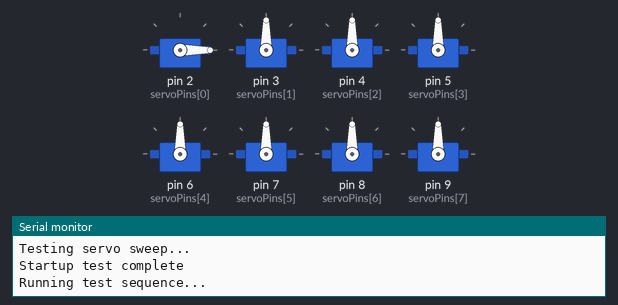
A sketch run on a simulated Arduino Uno, built with avr-gcc and run on an emulated ATmega328P. Shown: 8 × servo, the last lines printed to the serial monitor.

Above: at 2.85 s.
At 10.9 s:
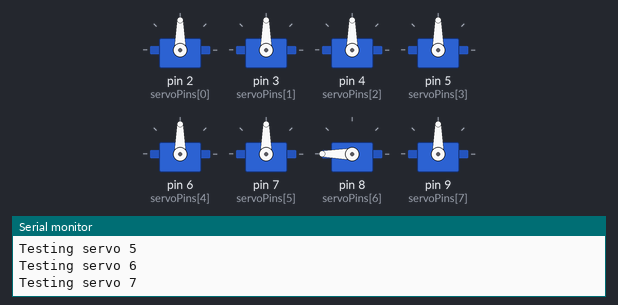
At 12.85 s:
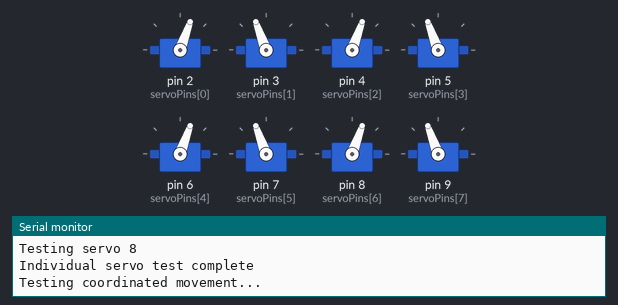
At 13.45 s:
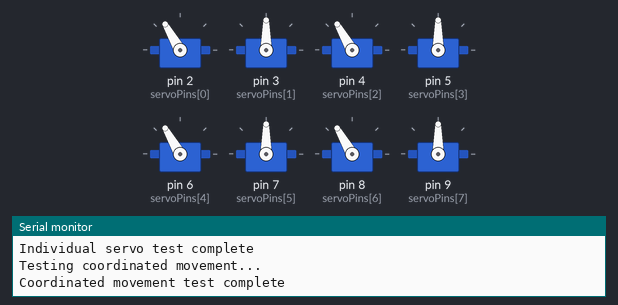
At 14.9 s:
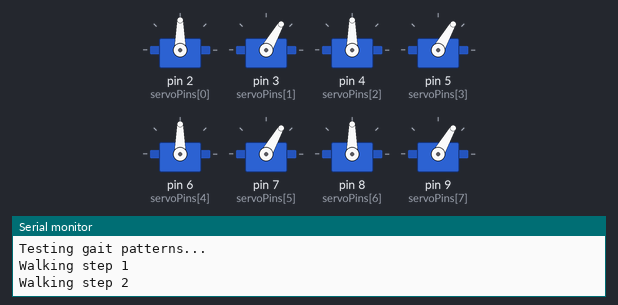
At 19.0 s:
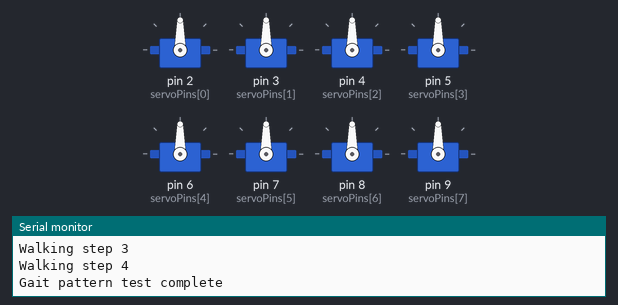
Timing chart, 0 to 21.4 s (numbered marks = the images above):
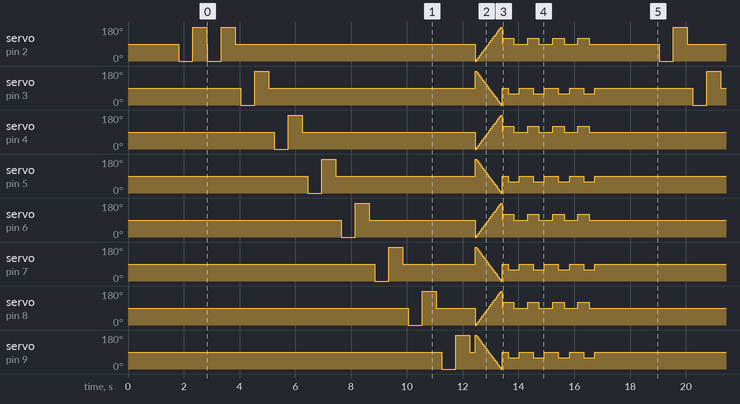

Measured:
- by itself, servo on pin 5 (servoPins[3]): moves between 0° and 180°, repeating every 16.2 s

The sketch:

spider_test.ino
```cpp
/*
 * Arduino Spider Robot Test Program
 *
 * This sketch tests the basic functionality of the spider robot
 * including servo movement, leg coordination, and gait patterns.
 *
 * Author: [Your Name]
 * Date: [Current Date]
 * Version: 1.0
 */

#include <Servo.h>

// Servo pin definitions
#define SERVO_COUNT 8
int servoPins[SERVO_COUNT] = {2, 3, 4, 5, 6, 7, 8, 9};

// Servo objects
Servo servos[SERVO_COUNT];

// Test parameters
#define TEST_DELAY 1000
#define SERVO_MIN 0
#define SERVO_MAX 180

void setup() {
  Serial.begin(9600);
  Serial.println("Spider Robot Test Program");
  Serial.println("==========================");

  // Initialize servos
  initializeServos();

  // Run startup test
  runStartupTest();
}

void loop() {
  // Main test loop
  Serial.println("Running test sequence...");

  // Test individual servos
  testIndividualServos();

  // Test coordinated movement
  testCoordinatedMovement();

  // Test gait patterns
  testGaitPatterns();

  delay(TEST_DELAY * 2);
}

void initializeServos() {
  Serial.println("Initializing servos...");

  for (int i = 0; i < SERVO_COUNT; i++) {
    servos[i].attach(servoPins[i]);
    servos[i].write(90); // Center position
    delay(100);
  }

  Serial.println("Servos initialized");
}

void runStartupTest() {
  Serial.println("Running startup test...");

  // Move all servos to center position
  for (int i = 0; i < SERVO_COUNT; i++) {
    servos[i].write(90);
  }

  delay(TEST_DELAY);

  // Test sweep on first servo
  Serial.println("Testing servo sweep...");
  servos[0].write(0);
  delay(500);
  servos[0].write(180);
  delay(500);
  servos[0].write(90);

  Serial.println("Startup test complete");
}

void testIndividualServos() {
  Serial.println("Testing individual servos...");

  for (int i = 0; i < SERVO_COUNT; i++) {
    Serial.print("Testing servo ");
    Serial.println(i + 1);

    // Test sweep
    servos[i].write(SERVO_MIN);
    delay(500);
    servos[i].write(SERVO_MAX);
    delay(500);
    servos[i].write(90);
    delay(200);
  }

  Serial.println("Individual servo test complete");
}

void testCoordinatedMovement() {
  Serial.println("Testing coordinated movement...");

  // Test alternating movement
  for (int pos = 0; pos <= 180; pos += 10) {
    for (int i = 0; i < SERVO_COUNT; i += 2) {
      servos[i].write(pos);
      servos[i + 1].write(180 - pos);
    }
    delay(50);
  }

  // Return to center
  for (int i = 0; i < SERVO_COUNT; i++) {
    servos[i].write(90);
  }

  Serial.println("Coordinated movement test complete");
}

void testGaitPatterns() {
  Serial.println("Testing gait patterns...");

  // Simple walking pattern
  for (int step = 0; step < 4; step++) {
    Serial.print("Walking step ");
    Serial.println(step + 1);

    // Lift legs
    for (int i = 0; i < 4; i++) {
      servos[i * 2].write(120);
    }
    delay(200);

    // Move forward
    for (int i = 0; i < 4; i++) {
      servos[i * 2 + 1].write(60);
    }
    delay(200);

    // Place legs down
    for (int i = 0; i < 4; i++) {
      servos[i * 2].write(90);
    }
    delay(200);

    // Reset
    for (int i = 0; i < SERVO_COUNT; i++) {
      servos[i].write(90);
    }
    delay(300);
  }

  Serial.println("Gait pattern test complete");
}

// Utility function for debugging
void printServoPositions() {
  Serial.println("Current servo positions:");
  for (int i = 0; i < SERVO_COUNT; i++) {
    Serial.print("Servo ");
    Serial.print(i + 1);
    Serial.print(": ");
    Serial.println(servos[i].read());
  }
}
```
